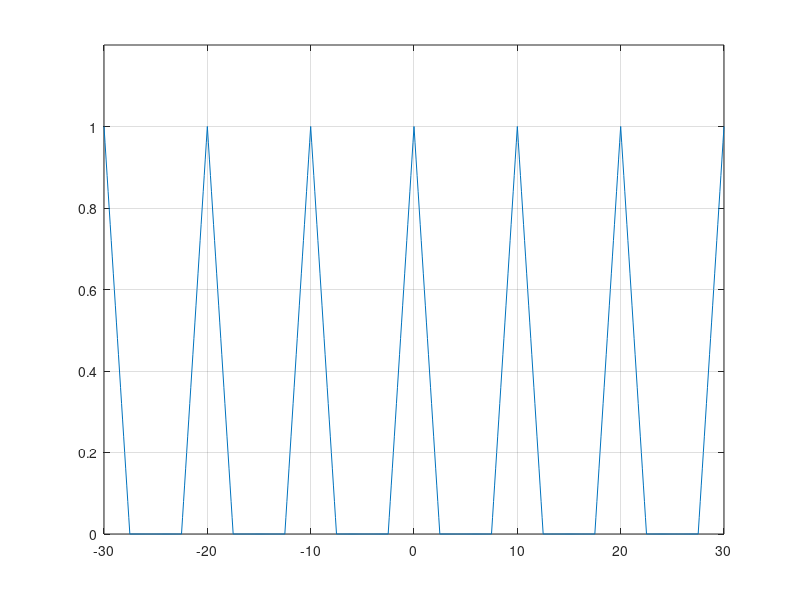

The MATLAB source for this figure:
% Example 1.43
clc; clear all;

T0 = 10; D = 5;
t = -30 : 0.1 : 30;
d = -30 : T0 : 30;
y = pulstran(t, d, 'tripuls', D);
plot(t, y); grid on; ylim([0,1.2])
